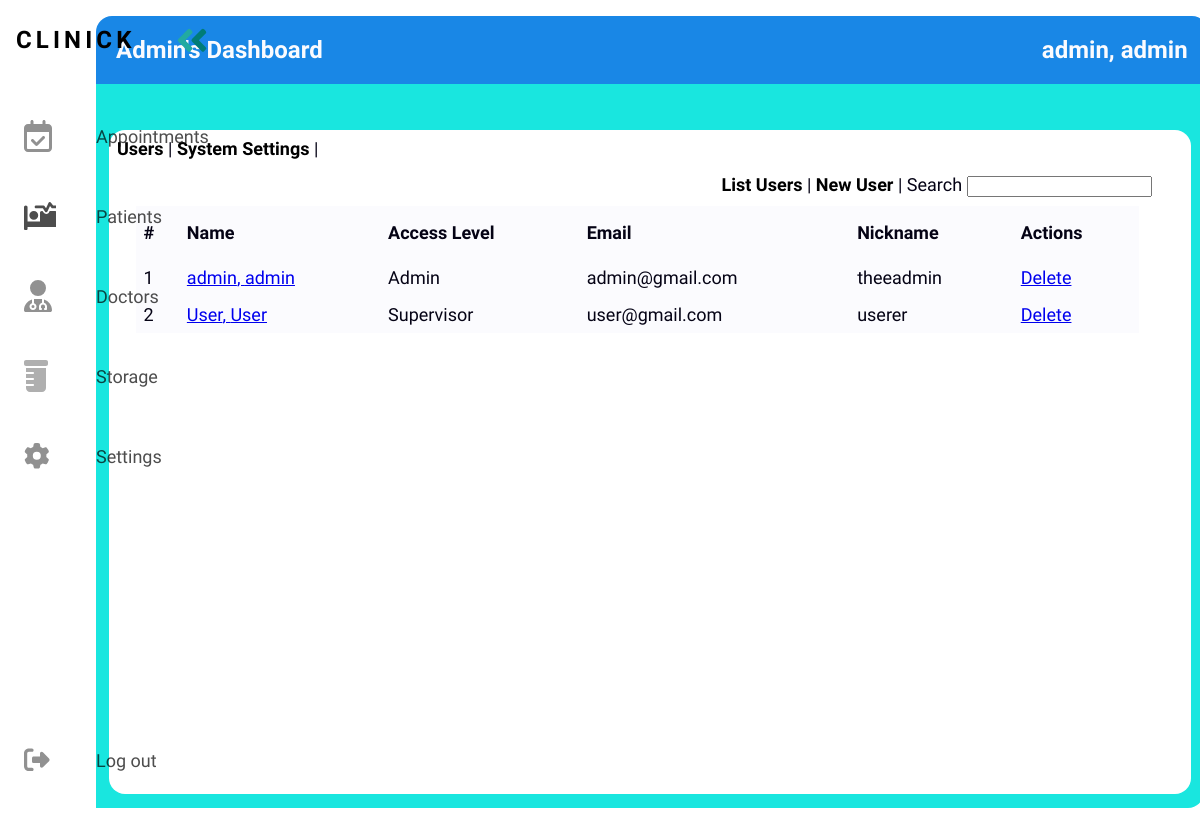
/progressive/framework/index.php?page=settings&subpage=users (signed in), run on the app's committed database.
### tables this page shows
CREATE TABLE `tbl_users` (
  `user_id` int(8) UNSIGNED NOT NULL,
  `user_lastname` varchar(180) NOT NULL DEFAULT '',
  `user_firstname` varchar(180) NOT NULL DEFAULT '',
  `user_email` varchar(180) NOT NULL DEFAULT '',
  `user_password` varchar(180) NOT NULL DEFAULT '',
  `user_date_added` date DEFAULT NULL,
  `user_time_added` time DEFAULT NULL,
  `user_date_updated` date DEFAULT NULL,
  `user_time_updated` time DEFAULT NULL,
  `user_status` int(1) NOT NULL DEFAULT 0,
  `user_token` varchar(255) NOT NULL DEFAULT '',
  `user_access` varchar(255) NOT NULL DEFAULT '',
  `user_address` varchar(255) NOT NULL DEFAULT '',
  `user_birthdate` date DEFAULT NULL,
  `user_nickname` varchar(180) NOT NULL DEFAULT ''
);

### progressive/framework/classes/user.php (called while the page is built, shortened)
<?php
class User{
	private $DB_SERVER='localhost';
	private $DB_USERNAME='root';
	private $DB_PASSWORD='';
	private $DB_DATABASE='db_wbtest';
	private $conn;
	public function __construct(){
		$this->conn = new PDO("mysql:host=".$this->DB_SERVER.";dbname=".$this->DB_DATABASE,$this->DB_USERNAME,$this->DB_PASSWORD);
	}
	public function list_users(){
		$sql="SELECT * FROM tbl_users";
		$q = $this->conn->query($sql) or die("failed!");
		while($r = $q->fetch(PDO::FETCH_ASSOC)){
		$data[]=$r;
		}
		if(empty($data)){
		   return false;
		}else{
			return $data;
		}
}
	function get_user_id($email){
		$sql="SELECT user_id FROM tbl_users WHERE user_email = :email limit 1";
		$q = $this->conn->prepare($sql);
		$q->execute(['email' => $email]);
		$user_id = $q->fetchColumn();
		return $user_id;
	}
	function get_user_firstname($id){
		$sql="SELECT user_firstname FROM tbl_users WHERE user_id = :id limit 1";
		$q = $this->conn->prepare($sql);
		$q->execute(['id' => $id]);
		$user_firstname = $q->fetchColumn();
		return $user_firstname;
	}
	function get_user_lastname($id){
		$sql="SELECT user_lastname FROM tbl_users WHERE user_id = :id limit 1";
		$q = $this->conn->prepare($sql);
		$q->execute(['id' => $id]);
		$user_lastname = $q->fetchColumn();
		return $user_lastname;
	}
	function get_user_access($id){
		$sql="SELECT user_access FROM tbl_users WHERE user_id = :id limit 1";
		$q = $this->conn->prepare($sql);
		$q->execute(['id' => $id]);
		$user_access = $q->fetchColumn();
		return $user_access;
	}
}

### progressive/framework/users-module/main.php (the view, shortened to what this page needs)
<div id="subcontent">
    <table id="data-list">
      <tr>
        <th>#</th>
        <th>Name</th>
        <th>Access Level</th>
        <th>Email</th>
        <th>Nickname</th>
        <th>Actions</th>
      </tr>
<?php
$count = 1;
if($user->list_users() != false){
foreach($user->list_users() as $value){
   extract($value);
?>
      <tr>
        <td><?php echo $count;?></td>
        <td><a href="index.php?page=settings&subpage=users&action=profile&id=<?php echo $user_id;?>"><?php echo $user_lastname.', '.$user_firstname;?></a></td>
        <td><?php echo $user_access;?></td>
        <td><?php echo $user_email;?></td>
        <td><?php echo $user_nickname;?></td>
        <td><a href="index.php?page=settings&subpage=users&action=delete&id=<?php echo $user_id;?>">Delete</a></td>
      </tr>
      <tr>
<?php
$count++;
}
}else{
  echo "No Record Found.";
}
?>
    </table>
</div>

### progressive/framework/index.php (shortened to what this page needs)
<?php
include_once 'classes/User.php';
$page = (isset($_GET['page']) && $_GET['page'] != '') ? $_GET['page'] : '';
$user = new User();
$user_id = $user->get_user_id($_SESSION['user_email']);
?>
<!DOCTYPE html>
<html>
<head>
    <link rel="stylesheet" href="css/custom.css?">
    <link rel="stylesheet" href="css/style.css">
</head>
<body>
<nav class="navbar">
    <ul class="navbar-nav">
      <li class="logo">
        <a href="admin.php" class="nav-link">
          <span class="link-text logo-text">Clinick</span>
        </a>
      </li>
      <li class="nav-item">
        <a href="index.php?page=appointments" class="nav-link">
          <span class="link-text">Appointments</span>
        </a>
      </li>
      <li class="nav-item">
        <a href="index.php?page=patients" class="nav-link">
          <span class="link-text">Patients</span>
        </a>
      </li>
      <li class="nav-item">
        <a href="index.php?page=doctors" class="nav-link">
          <span class="link-text">Doctors</span>
        </a>
      </li>
      <li class="nav-item">
        <a href="index.php?page=storage" class="nav-link">
          <span class="link-text">Storage</span>
        </a>
      </li>
      <li class="nav-item">
        <a href="index.php?page=settings" class="nav-link">
          <span class="link-text">Settings</span>
        </a>
      </li>
      <li class="nav-item">
        <a href="logout.php" class="nav-link">
          <span class="link-text">Log out</span>
        </a>
      </li>
    </ul>
  </nav>
  <main>
<div class="wb_title" id="header">
<?php echo $user->get_user_access($user_id) ?>'s Dashboard
<span class="move-right"><?php echo $user->get_user_lastname($user_id).', '.$user->get_user_firstname($user_id);?></span>
</div>
<div id="wrapper">
   <div id="menu">
  </div>
  <div id="content">
    <?php
      switch($page){
                case 'settings':
                    require_once 'settings-module/index.php';
                break;
            }
    ?>
  </div>
</div>
</main>
</body>
</html>

### progressive/framework/css/custom.css (style rules this page uses)
:root { --text-color: #05040c; --primary-color: #19E678; --secondary-color: #1987e6; --background-color: #FBFBFE; --accent-color: #19E6DF; --accent2-color: #007C77; --font-family1: font-family: 'Quicksand', sans-serif;; }
html { margin: 0; padding: 0; }
body { font-family: 'Work Sans', serif; font-size: 18px; color: var(--text-color); background-color: var(--background-color); }
.wb_title { font-family: "Work Sans", sans-serif; font-size: 24px; font-weight: 700; color: var(--background-color); background-color: var(--secondary-color); width: 98.5%; padding: 20px; margin: 0 auto; border-top-left-radius: 16px; border-top-right-radius: 16px; }
#wrapper { width: 100%; min-height: 600px; padding: 10px; margin-block: 0; margin-inline: auto; background-color: var(--accent-color); color: var(--text-color); border-end-end-radius: 16px; }
#menu { height: 32px; width: 98%; }
#content { width: 98%; padding: 8px; min-height: 600px; margin: 4px auto; background-color: #FFF; border-radius: 16px; }
#subcontent { width: 98%; padding: 4px; }
.move-right { float: right; }
#data-list { border-collapse: collapse; width: 100%; }
#data-list td, #data-list th { padding: 8px; }
#data-list tr:nth-child(even) { background-color: var(--background-color); color: var(--text-color); border-color: #007C77; }
#data-list th { padding-block: 16px; text-align: left; background-color: var(--background-color); color: var(--text-color); }

### progressive/framework/css/style.css (style rules this page uses)
:root { font-size: 16px; font-family: 'Open Sans'; --text-color: #050315; --primary-color: #19E678; --secondary-color: #1987e6; --background-color: #FBFBFE; --accent-color: #19E6DF; --accent2-color: #007C77; --font-family1: font-family: 'Work Sans', serif;; }
body { color: black; background-color: white; margin: 0; padding: 0; }
main { margin-left: 5rem; padding: 1rem; }
.navbar { position: fixed; background-color: var(--bg-primary); transition: width 600ms ease; width: 16rem; overflow: auto; }
.navbar-nav { list-style: none; padding: 0; margin: 0; display: flex; flex-direction: column; align-items: center; height: 100%; }
.nav-item { width: 100%; }
.nav-item:last-child { margin-top: auto; }
.nav-link { display: flex; align-items: center; height: 5rem; color: var(--text-primary); text-decoration: none; filter: grayscale(100%) opacity(0.7); transition: var(--transition-speed); }
.link-text { display: none; margin-left: 1rem; }
.nav-link svg { width: 2rem; min-width: 2rem; margin: 0 1.5rem; }
.logo { font-weight: bold; text-transform: uppercase; margin-bottom: 1rem; text-align: center; color: var(--text-secondary); background: var(--bg-secondary); font-size: 1.5rem; letter-spacing: 0.3ch; width: 100%; }
.logo svg { transform: rotate(0deg); transition: var(--transition-speed); }
.logo-text { display: inline; position: absolute; left: -999px; transition: var(--transition-speed); }
@media only screen and (min-width: 600px) { .navbar { top: 0; width: 5rem; height: 100vh; } }

### data on the page
tbl_users: $user->get_user_access($user_id) "Admin", $user->get_user_lastname($user_id) "admin", $user->get_user_firstname($user_id) "admin", user_lastname "admin", user_firstname "admin", user_access "Admin", user_email "admin@gmail.com", user_nickname "theeadmin"
tbl_users: user_lastname "User", user_firstname "User", user_access "Supervisor", user_email "user@gmail.com", user_nickname "userer"
